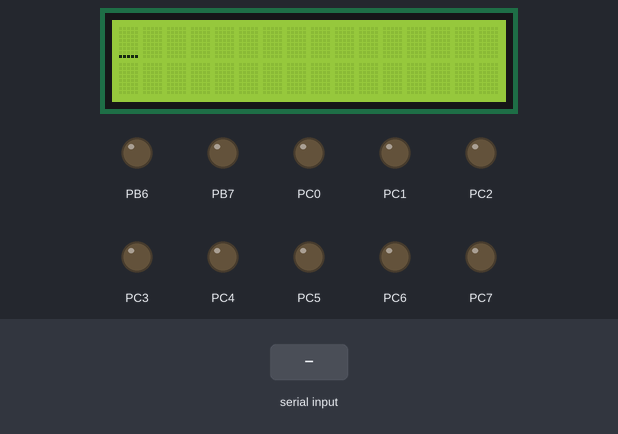
Bench run of a program on a simulated ATmega328P, built with avr-gcc and emulated at 16 MHz. Parts: 16×2 character LCD, output pins drawn as LEDs (lit = HIGH). Wiring (inferred from the names in the program): character LCD (HD44780): RS PB0; E PB1; data PB2, PB3, PB4, PB5. Inputs (shaded band) come from the test bench. Pins used as bus, display or sensor lines are not drawn; what the program prints to the serial monitor is not drawn.

Above: at 1.2 s.
1.3 s: "1" received over Serial
At 2.5 s:
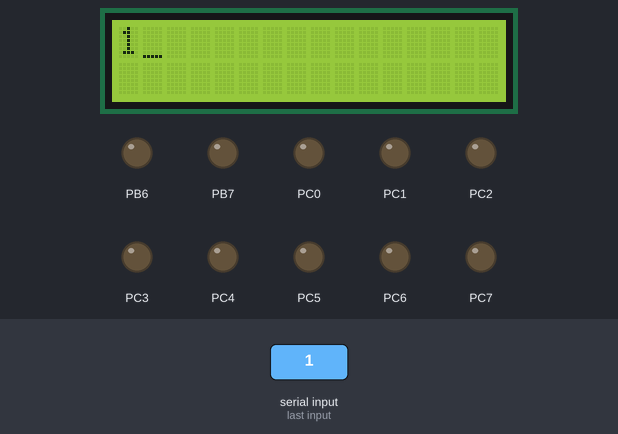
2.9 s: "0" received over Serial
At 3.4 s:
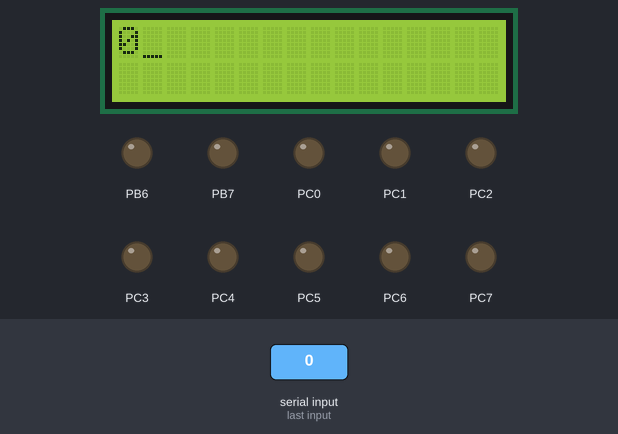
4.5 s: "2" received over Serial
At 5.8 s:
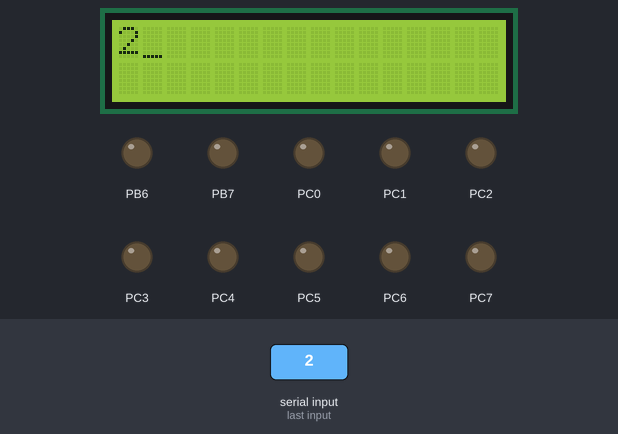
Timing chart, 0 to 7.5 s (numbered marks = the images above; inputs shaded):
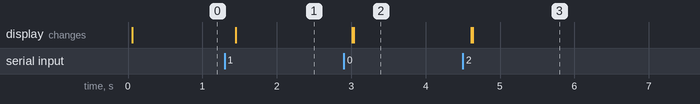

Measured:
- after the input at 1.3 s, the display: changes after 0.15 s (image 1)
- after the input at 2.9 s, the display: first changes after 0.11 s (image 2 shows a later state)
- after the input at 4.5 s, the display: first changes after 0.11 s (image 3 shows a later state)

The program:

main.c
```c
/*
 * USART.c
 *
 * Created: 11/10/2022 3:00:10 a. m.
 * Author : diego
 */


/*DECLARACIÓN DE CONSTANTES USANDO #define: Hay que tener en cuenta que al declarar constantes con #define debemos hacerlo antes de los #include (que importan
librerías), pero antes de declarar nuestras funciones y demás. No se usa el signo de igual para asignar un valor, solo se declara el nombre y luego el valor.*/
#define F_CPU 16000000UL //Frecuencia del reloj, es necesario declararla porque la librería delay de manejo de tiempos la utiliza


//IMPORTACIÓN DE LIBRERÍAS, DIRECTIVAS
#include <avr/io.h>			//Librería para todo el manejo de puertos y demás aspectos del microcontrolador AVR Atmega328P
#include <avr/interrupt.h>	//Librería para el manejo de los registros de interrupciones
#include "../2_LCD_4bits.h"	//Librería propia para el manejo del LCD
#include <stdio.h>			//Librería para la entrada, salida, manejo y conversión de datos, en específico se usa para poder utilizar el método sprintf()
#include <util/delay.h>


unsigned char a = 0;

void ENVIO_USART(unsigned char data){
	while(!(UCSR0A & (1<<UDRE0)));
		UDR0 = data;
}

unsigned char RECIVO_USART(void){
	while(!(UCSR0A & (1<<RXC0)));
		return UDR0;
}

int main(void)
{
    cli();
	UCSR0A = (0<<RXC0)|(0<<TXC0)|(0<<UDRE0)|(0<<FE0)|(0<<DOR0);
	UCSR0A |= (0<<U2X0)|(0<<MPCM0); // UCSR0A = 0x00;
	UCSR0B = (0<<RXCIE0)|(0<<TXCIE0)|(0<<UDRIE0)|(1<<RXEN0)|(1<<TXEN0);
	UCSR0B |= (0<<UCSZ02)|(0<<RXB80)|(0<<TXB80); // UCSR0B = 0b00011000;
	UCSR0C = (0<<UMSEL01)|(0<<UMSEL00)|(0<<UPM01)|(0<<UPM00)|(0<<USBS0);  //1 bit de paro
	UCSR0C |= (1<<UCSZ01)|(1<<UCSZ00)|(0<<UCPOL0); // UCSR0C = 0b00000110;  //trama de 8 bits
	UBRR0H = 0x00;
	UBRR0L = 0x67; //UBRR = 103 -> tasa de baudios 9600
	DDRB = 0xFF; //Puerto B -> salida
	DDRC = 0xFF; //Puerto C como salida (LCD)
	//PORTB = 0;
	PORTC = 0x00;
	sei();

	LCD_INICIALIZA();
	//ASCII nueva linea = 10;
    while (1)
    {
		a = RECIVO_USART();
		//PORTB = a;
		_delay_ms(100);
		ENVIO_USART(a);
		if(a != 10){ //Evita que imprima el equivalente a nueva linea
			POS_LINEA1(0);
			ENVIA_DATO(a);
		}
		_delay_ms(100);
    }
}
```

Source omitted: 2_LCD_4bits.h (27529 bytes)
